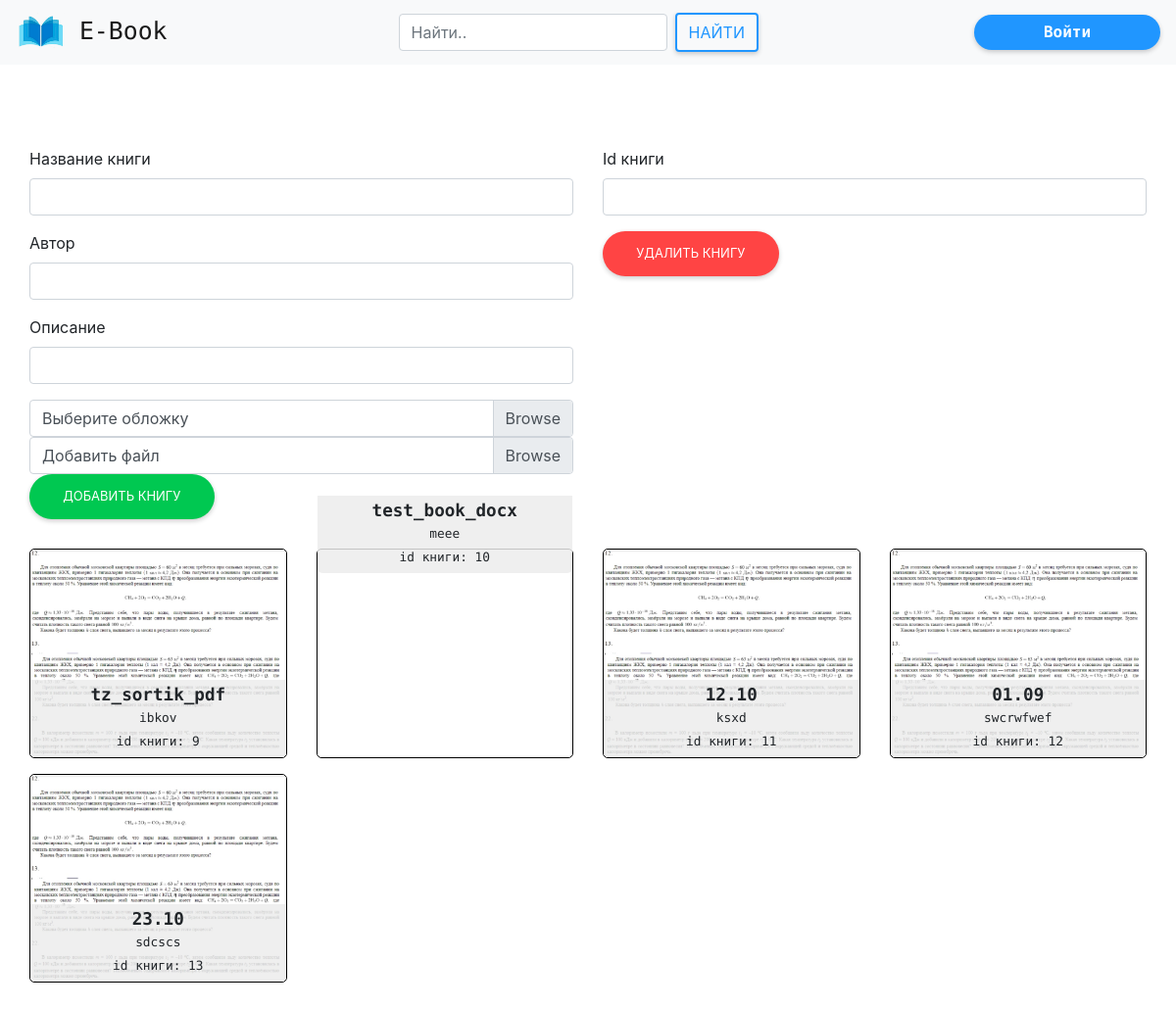
The page /libradmin/ on the database its author committed.
### ebook/models.py (models this page shows, shortened)
class book_inf(models.Model):
    bookname = models.CharField("назвние книги", null=True, max_length=150)
    author = models.CharField("автор", null=True, max_length=100)
    rate = models.PositiveIntegerField("Рейтинг книги", default=0,
                                       validators=[MaxValueValidator(5), ])
    discriptions = models.TextField("описание книги")
    bookimage = models.ImageField("Фотография книги", blank=True,
                                  upload_to="books_photo",
                                  default="books_photo/default.png")
    addingDate = models.DateField("Дата добавления",
                                  default=timezone.now)
    bookfile = models.FileField(upload_to='books', blank=False,
                                default="puples_photo/default.png")

### ebook/views.py (the view)
# urls.py: path('libradmin/', views.libradmin, name='libradmin'),
def libradmin(request):
    books = book_inf.objects.all()
    return render(request, 'libradmin.html', {'books': books})

### ebook/templates/libradmin.html (shortened to what this page needs)
{% extends 'base.html' %}
{% load static %}
{% block links %}
    <link rel="stylesheet" href="{% static 'css/libradmin.css' %}">
{% endblock links %}
{% block content %}
    <div class="main">
        <div class="row">
            <form class="col-12 col-lg-6" method="POST" enctype="multipart/form-data" action="add_book/">
                <div class="form-group">
                    <label for="Bookname">Название книги</label>
                    <input name="Bookname" type="text" class="form-control" id="Bookname">
                </div>
                <div class="form-group">
                    <label for="Bookauthor">Автор</label>
                    <input name="Bookauthor" type="text" class="form-control" id="Bookauthor">
                </div>
                <div class="form-group">
                    <label for="discriptions">Описание</label>
                    <input name="discriptions" type="text" class="form-control" id="discriptions">
                </div>
                <div class="custom-file">
                    <label class="custom-file-label" for="bookimg">Выберите обложку</label>
                </div>
                <div class="custom-file">
                    <label class="custom-file-label" for="bookfile">Добавить файл</label>
                </div>
                <button type="submit" class="btn btn-rounded-almbb-success">Добавить книгу</button>
            </form>
            <form class="col-12 col-lg-6" method="POST" action="delete_book/">
                <div class="form-group">
                    <label for="Bookid">Id книги</label>
                    <input name="Bookid" type="text" class="form-control" id="Bookid">
                </div>
                <button type="submit" class="btn btn-rounded-almbb-danger">Удалить книгу</button>
            </form>
        </div>
        <div class="allbooks">
            <div class="row">
                {% for bookItem in books  %}
                    <div class="col-12 col-md-6 col-lg-4 col-xl-3 bookbox" style="margin-bottom: 1em;">
                        <div class="book">
                            <div class="bookImg">
                                <img src="{{ bookItem.bookimage.url }}" alt="">
                                <div class="bookDiscrp">
                                    <h4>{{ bookItem.bookname }}</h4>
                                    <small>{{ bookItem.author }}</small> <br/>
                                    <small>id книги: {{ bookItem.id }}</small>
                                </div>
                            </div>
                         </div>
                    </div>
                {% endfor %}
            </div>
        </div>
    </div>
{% endblock content %}

### ebook/static/css/base.css (style rules this page uses)
html, body { min-height: 100vh; }

### ebook/static/css/libradmin.css (style rules this page uses)
.main { padding-top: 150px !important; padding: 0px 30px; min-height: 100vh; }
.allbooks { margin-top: 30px; margin-bottom: 50px; }
.book { border: 1px solid black; max-height: 400px; min-height: 100%; border-radius: 5px; }
.bookImg img { max-width: 100%; min-width: 100%; max-height: 396px; min-height: 100%; height: 100%; border-radius: 5px; }
.bookImg { z-index: 1; position: relative; border-radius: 5px; }
.bookDiscrp { position: absolute; z-index: 2; background-color: rgba(236, 236, 236, 0.829); bottom: 0px; width: 100%; left: 0; border-bottom-left-radius: 5px; border-bottom-right-radius: 5px; text-align: center; font-family: 'PT Mono', monospace; padding: 5px 2px; }
.bookDiscrp h4 { font-size: 1.1em; font-weight: bolder; margin-bottom: 0px; }

### rows shown on the page
book_inf: bookimage (picture), bookname "tz_sortik_pdf", author "ibkov", id "9"
book_inf: bookname "test_book_docx", author "meee", id "10"
book_inf: bookimage (picture), bookname "12.10", author "ksxd", id "11"
book_inf: bookimage (picture), bookname "01.09", author "swcrwfwef", id "12"
book_inf: bookimage (picture), bookname "23.10", author "sdcscs", id "13"
